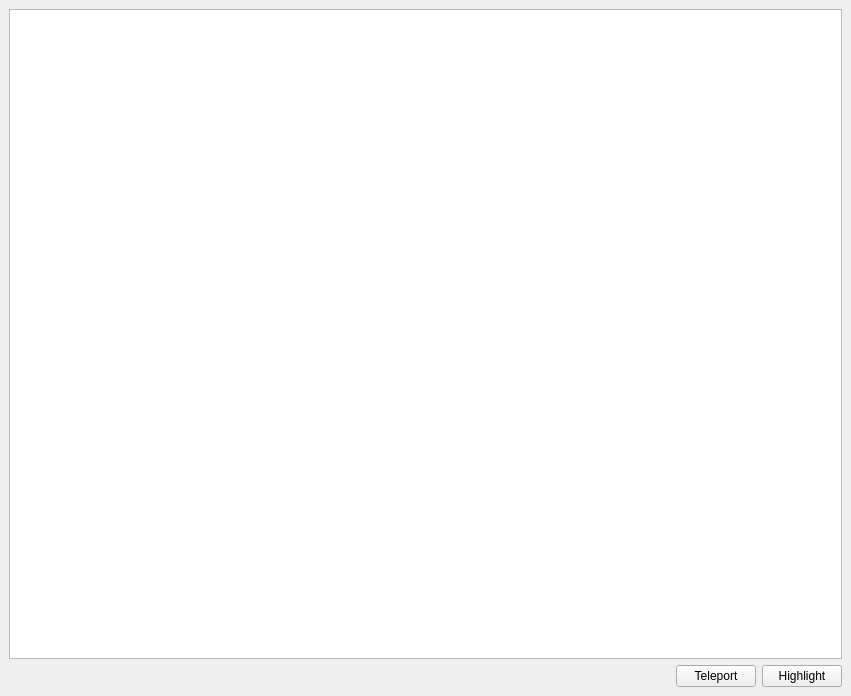
<?xml version="1.0" encoding="UTF-8"?>
<ui version="4.0">
 <class>BlueishObjectWindow</class>
 <widget class="QMainWindow" name="BlueishObjectWindow">
  <property name="geometry">
   <rect>
    <x>0</x>
    <y>0</y>
    <width>851</width>
    <height>696</height>
   </rect>
  </property>
  <property name="windowTitle">
   <string>Blueish Object List</string>
  </property>
  <property name="locale">
   <locale language="English" country="UnitedStates"/>
  </property>
  <widget class="QWidget" name="centralwidget">
   <layout class="QGridLayout" name="gridLayout">
    <item row="1" column="0">
     <layout class="QHBoxLayout" name="horizontalLayout">
      <property name="leftMargin">
       <number>0</number>
      </property>
      <property name="topMargin">
       <number>0</number>
      </property>
      <item>
       <spacer name="horizontalSpacer">
        <property name="orientation">
         <enum>Qt::Horizontal</enum>
        </property>
        <property name="sizeHint" stdset="0">
         <size>
          <width>40</width>
          <height>20</height>
         </size>
        </property>
       </spacer>
      </item>
      <item>
       <widget class="QPushButton" name="buttonTeleport">
        <property name="text">
         <string>Teleport</string>
        </property>
       </widget>
      </item>
      <item>
       <widget class="QPushButton" name="buttonHighlight">
        <property name="text">
         <string>Highlight</string>
        </property>
       </widget>
      </item>
     </layout>
    </item>
    <item row="0" column="0">
     <layout class="QVBoxLayout" name="verticalLayout">
      <item>
       <widget class="QTableView" name="tableView">
        <property name="sizePolicy">
         <sizepolicy hsizetype="Expanding" vsizetype="Expanding">
          <horstretch>2</horstretch>
          <verstretch>0</verstretch>
         </sizepolicy>
        </property>
        <property name="alternatingRowColors">
         <bool>false</bool>
        </property>
        <property name="selectionMode">
         <enum>QAbstractItemView::SingleSelection</enum>
        </property>
        <property name="selectionBehavior">
         <enum>QAbstractItemView::SelectRows</enum>
        </property>
        <property name="wordWrap">
         <bool>false</bool>
        </property>
        <property name="cornerButtonEnabled">
         <bool>false</bool>
        </property>
        <attribute name="verticalHeaderVisible">
         <bool>false</bool>
        </attribute>
       </widget>
      </item>
     </layout>
    </item>
   </layout>
  </widget>
 </widget>
 <resources/>
 <connections/>
</ui>
